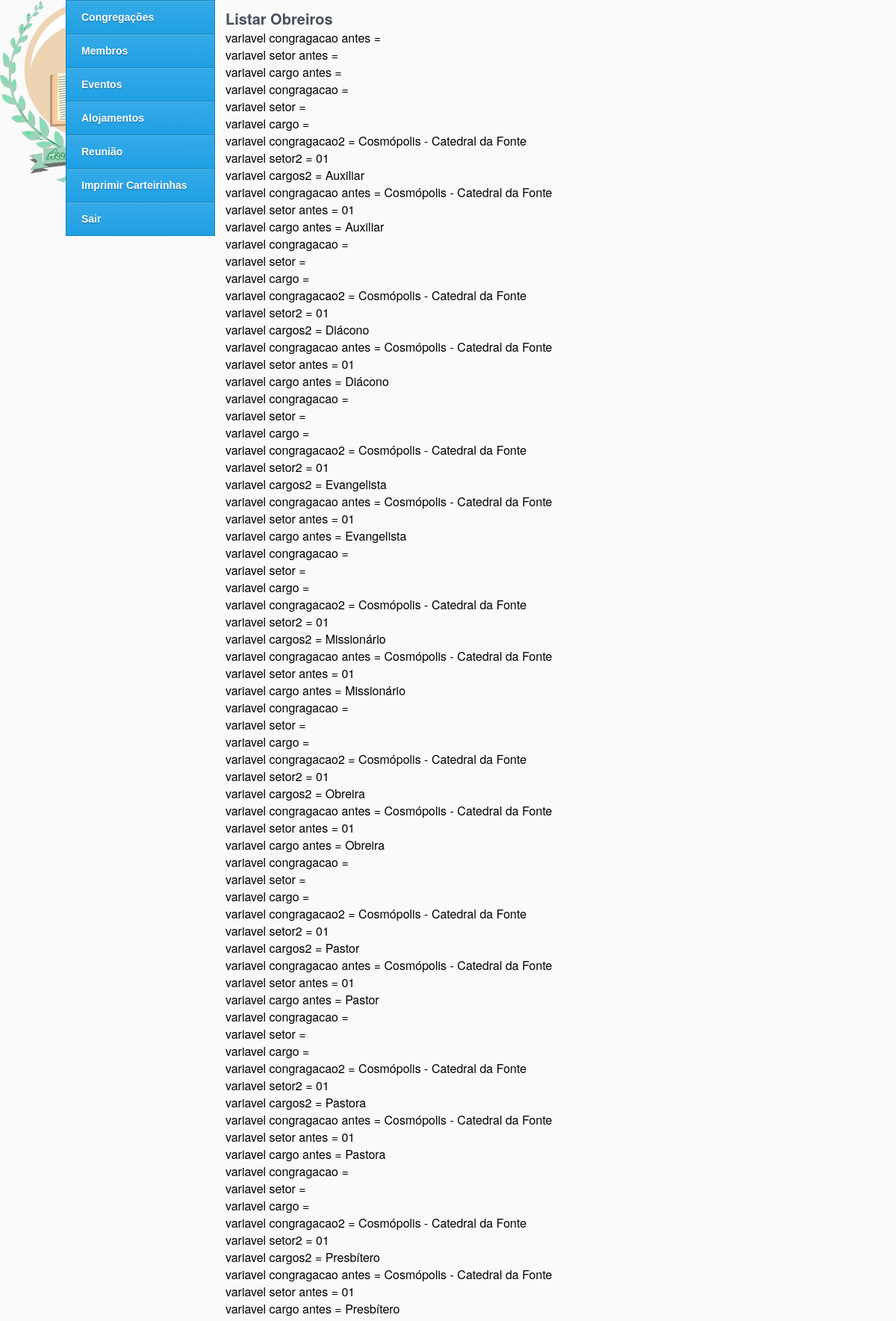
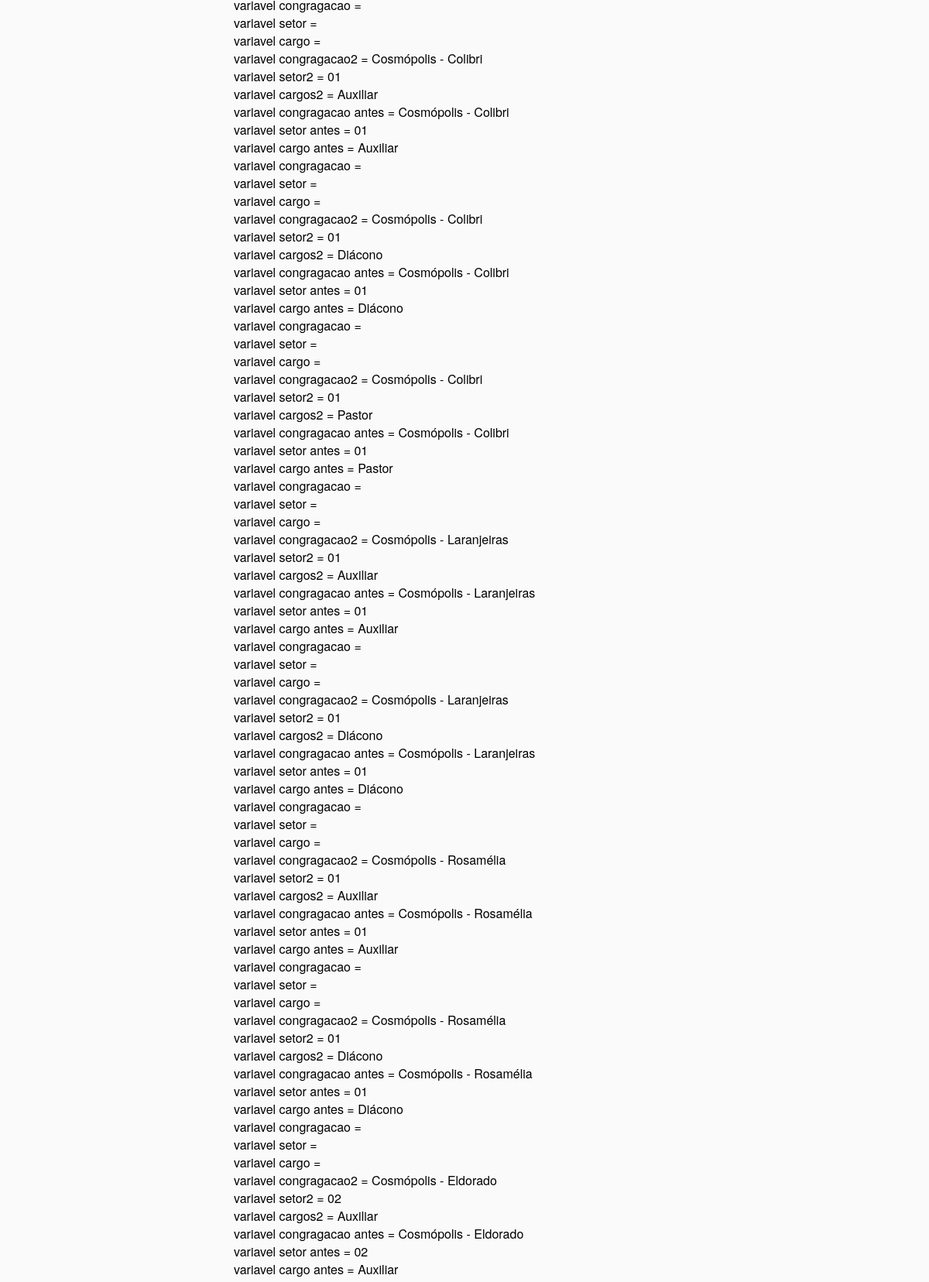
The app's page /pages/list_obreiros_reserva.php (signed in, upper part) with its own data (2 pictures, top to bottom).
### tables this page shows
CREATE TABLE `congregacao` (
  `id` int(11) NOT NULL AUTO_INCREMENT,
  `nome` varchar(45) DEFAULT NULL,
  `estado` varchar(244) NOT NULL,
  `cidade` int(244) NOT NULL,
  `endereco` varchar(200) NOT NULL,
  `bairro` varchar(200) NOT NULL,
  `telefone1` varchar(10) NOT NULL,
  `telefone2` varchar(10) NOT NULL,
  `email` varchar(200) NOT NULL,
  `dirigente` int(100) NOT NULL COMMENT 'id do dirigente',
  `setor` varchar(200) NOT NULL,
  PRIMARY KEY (`id`)
);

CREATE TABLE `cargos` (
  `id` int(11) NOT NULL AUTO_INCREMENT,
  `nome` varchar(100) DEFAULT NULL,
  PRIMARY KEY (`id`)
);

### pages/list_obreiros_reserva.php (the view, shortened to what this page needs)
<?php
include "../function/pega-nivel.php";
?>
<!DOCTYPE html PUBLIC "-//W3C//DTD XHTML 1.0 Transitional//EN" "http://www.w3.org/TR/xhtml1/DTD/xhtml1-transitional.dtd">
<html>
<head>
    <link rel="stylesheet" href="../css/style.css"/>
</head>
<body>
<div id="box">
	<div id="corpo">
        <div id="conteudo">
            <h2>Listar Obreiros</h2>
                <?php
                $membrocargo = (int)$_GET['mc'];
                $quantidade = 60;
                $pagina = (isset($_GET['pagina'])) ? (int)$_GET['pagina'] : 1;
                $inicio = ($quantidade * $pagina) - $quantidade;
                if($membrocargo == 10 || $membrocargo == 1){
                    $sql = mysql_query("SELECT DISTINCT membros.id, membros.nome, cargos.nome AS CARGO, congregacao.nome as CONGREGACAO, congregacao.setor
                    FROM (congregacao INNER JOIN membros ON congregacao.id = membros.congregacao INNER JOIN cargos ON membros.cargoEclesiastico = cargos.id)
                    WHERE membros.obreiro = 1 AND membros.status = 1
                    GROUP BY congregacao.setor, CARGO, CONGREGACAO LIMIT $inicio, $quantidade");
                }else{
                    $sql = mysql_query("SELECT membros.id, membros.nome, cargos.nome AS CARGO, congregacao.nome as CONGREGACAO, congregacao.setor
                    FROM (congregacao INNER JOIN membros ON congregacao.id = membros.congregacao INNER JOIN cargos ON membros.cargoEclesiastico = cargos.id)
                    WHERE membros.obreiro = 1 AND membros.cargoEclesiastico <> 10 AND membros.cargoEclesiastico <> 1  AND membros.status = 1
                    GROUP BY congregacao.setor, congregacao.nome, cargos.nome LIMIT $inicio, $quantidade");
                }
                while($ln = mysql_fetch_array($sql)){
                    echo "variavel congragacao antes = $congregacao <br />";
                    echo "variavel setor antes = $setor<br />";
                    echo "variavel cargo antes = $cargos <br />";
                    if($setor2 == $setor){
                        $setor = "";
                    }else{
                        $setor = $ln['setor'];
                    }
                if($congregacao2 == $congregacao){
                    $congregacao = "";
                }else{
                    $congregacao = $ln['CONGREGACAO'];
                }
                if($cargos2 == $cargos){
                    $cargos = "";
                }else{
                    $cargos = $ln['CARGO'];
                }
                    $cargos = "";
                    $congregacao = "";
                    $setor = "";
                    echo "variavel congragacao = $congregacao <br />";
                    echo "variavel setor = $setor<br />";
                    echo "variavel cargo = $cargos <br />";
                    $congregacao2 = "";
                    $cargos2 = "";
                    $setor2 = "";
                    $congregacao = (empty($congregacao)) ? $ln['CONGREGACAO'] : $congregacao ;
                    $cargos = (empty($cargos)) ? $ln['CARGO'] : $cargos ;
                    $setor = (empty($setor)) ? $ln['setor'] : $setor;
                    $congregacao2 = $congregacao;
                    $setor2 = $setor;
                    $cargos2 = $cargos;
                    echo "variavel congragacao2 = $congregacao2 <br />";
                    echo "variavel setor2  = $setor2 <br />";
                    echo "variavel cargos2  = $cargos2 <br />";
                }?>
        </div>
    <?php include("menu.php");?>
	</div>
</div>
</body>
</html>

### css/style.css (style rules this page uses)
* { margin: 0; padding: 0; }
#box { width: 1024px; margin: 0 auto; }
body { font-family: "Helvetica Neue",Helvetica,Arial; background: url('../images/logo%20igreja.png') #fafafa no-repeat left top; background-size: 250px ; }
#conteudo { width:810px; float: right; margin-top:0; padding-top:10px; }
#conteudo h2 { text-align: left; font-weight: bold; font-size:20px; color:#49505a; }

### records on screen
congregacao: nome "Cosmópolis - Catedral da Fonte", setor "01", cargos.nome "Auxiliar", cargos.nome "Diácono", cargos.nome "Evangelista", cargos.nome "Missionário", cargos.nome "Obreira", cargos.nome "Pastor", cargos.nome "Pastora", cargos.nome "Presbítero"
cargos: nome "Auxiliar"
cargos: nome "Diácono"
cargos: nome "Evangelista"
cargos: nome "Missionário"
cargos: nome "Obreira"
cargos: nome "Pastor"
cargos: nome "Pastora"
congregacao: nome "Cosmópolis - Colibri", setor "01", cargos.nome "Auxiliar", cargos.nome "Diácono", cargos.nome "Pastor"
cargos: nome "Presbítero"
congregacao: nome "Cosmópolis - Laranjeiras", setor "01", cargos.nome "Auxiliar", cargos.nome "Diácono"
congregacao: nome "Cosmópolis - Rosamélia", setor "01", cargos.nome "Auxiliar", cargos.nome "Diácono"
congregacao: nome "Cosmópolis - Eldorado", setor "02", cargos.nome "Auxiliar"
